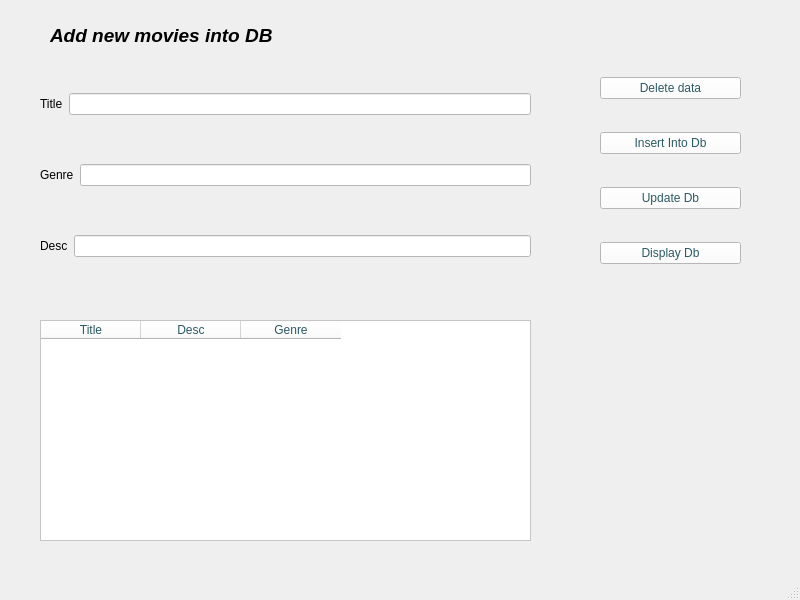
<?xml version="1.0" encoding="UTF-8"?>
<ui version="4.0">
 <class>Movie</class>
 <widget class="QMainWindow" name="Movie">
  <property name="geometry">
   <rect>
    <x>0</x>
    <y>0</y>
    <width>800</width>
    <height>600</height>
   </rect>
  </property>
  <property name="windowTitle">
   <string>MainWindow</string>
  </property>
  <widget class="QWidget" name="centralwidget">
   <widget class="QLabel" name="label_4">
    <property name="geometry">
     <rect>
      <x>50</x>
      <y>20</y>
      <width>271</width>
      <height>31</height>
     </rect>
    </property>
    <property name="font">
     <font>
      <pointsize>14</pointsize>
      <italic>true</italic>
      <bold>true</bold>
     </font>
    </property>
    <property name="text">
     <string>Add new movies into DB</string>
    </property>
   </widget>
   <widget class="QTableWidget" name="tableWidget">
    <property name="geometry">
     <rect>
      <x>40</x>
      <y>320</y>
      <width>491</width>
      <height>221</height>
     </rect>
    </property>
    <property name="styleSheet">
     <string notr="true">background-color: white;
color:rgb(43, 89, 99);
font: 900 9pt &quot;Segoe UI&quot;;</string>
    </property>
    <column>
     <property name="text">
      <string>Title</string>
     </property>
    </column>
    <column>
     <property name="text">
      <string>Desc</string>
     </property>
    </column>
    <column>
     <property name="text">
      <string>Genre</string>
     </property>
    </column>
   </widget>
   <widget class="QWidget" name="layoutWidget">
    <property name="geometry">
     <rect>
      <x>40</x>
      <y>50</y>
      <width>491</width>
      <height>251</height>
     </rect>
    </property>
    <layout class="QVBoxLayout" name="verticalLayout">
     <item>
      <layout class="QHBoxLayout" name="horizontalLayout">
       <item>
        <widget class="QLabel" name="label">
         <property name="text">
          <string>Title</string>
         </property>
        </widget>
       </item>
       <item>
        <widget class="QLineEdit" name="titlelineEdit">
         <property name="styleSheet">
          <string notr="true">background-color: white;
color:rgb(43, 89, 99);
font: 900 9pt &quot;Segoe UI&quot;;</string>
         </property>
        </widget>
       </item>
      </layout>
     </item>
     <item>
      <layout class="QHBoxLayout" name="horizontalLayout_2">
       <item>
        <widget class="QLabel" name="label_2">
         <property name="text">
          <string>Genre</string>
         </property>
        </widget>
       </item>
       <item>
        <widget class="QLineEdit" name="GenrelineEdit_2">
         <property name="styleSheet">
          <string notr="true">background-color: white;
color:rgb(43, 89, 99);
font: 900 9pt &quot;Segoe UI&quot;;</string>
         </property>
        </widget>
       </item>
      </layout>
     </item>
     <item>
      <layout class="QHBoxLayout" name="horizontalLayout_3">
       <item>
        <widget class="QLabel" name="label_3">
         <property name="text">
          <string>Desc</string>
         </property>
        </widget>
       </item>
       <item>
        <widget class="QLineEdit" name="desclineEdit_3">
         <property name="styleSheet">
          <string notr="true">background-color: white;
color:rgb(43, 89, 99);
font: 900 9pt &quot;Segoe UI&quot;;</string>
         </property>
        </widget>
       </item>
      </layout>
     </item>
    </layout>
   </widget>
   <widget class="QWidget" name="layoutWidget">
    <property name="geometry">
     <rect>
      <x>600</x>
      <y>50</y>
      <width>141</width>
      <height>241</height>
     </rect>
    </property>
    <layout class="QVBoxLayout" name="verticalLayout_2">
     <item>
      <widget class="QPushButton" name="deletebtn">
       <property name="styleSheet">
        <string notr="true">background-color: white;
color:rgb(43, 89, 99);
font: 900 9pt &quot;Segoe UI&quot;;</string>
       </property>
       <property name="text">
        <string>Delete data</string>
       </property>
      </widget>
     </item>
     <item>
      <widget class="QPushButton" name="insertbtn">
       <property name="styleSheet">
        <string notr="true">background-color: white;
color:rgb(43, 89, 99);
font: 900 9pt &quot;Segoe UI&quot;;</string>
       </property>
       <property name="text">
        <string>Insert Into Db</string>
       </property>
      </widget>
     </item>
     <item>
      <widget class="QPushButton" name="updatebtn">
       <property name="styleSheet">
        <string notr="true">background-color: white;
color:rgb(43, 89, 99);
font: 900 9pt &quot;Segoe UI&quot;;</string>
       </property>
       <property name="text">
        <string>Update Db</string>
       </property>
      </widget>
     </item>
     <item>
      <widget class="QPushButton" name="displaybtn">
       <property name="styleSheet">
        <string notr="true">background-color: white;
color:rgb(43, 89, 99);
font: 900 9pt &quot;Segoe UI&quot;;</string>
       </property>
       <property name="text">
        <string>Display Db</string>
       </property>
      </widget>
     </item>
    </layout>
   </widget>
  </widget>
  <widget class="QMenuBar" name="menubar">
   <property name="geometry">
    <rect>
     <x>0</x>
     <y>0</y>
     <width>800</width>
     <height>26</height>
    </rect>
   </property>
  </widget>
  <widget class="QStatusBar" name="statusbar"/>
 </widget>
 <resources/>
 <connections/>
</ui>
